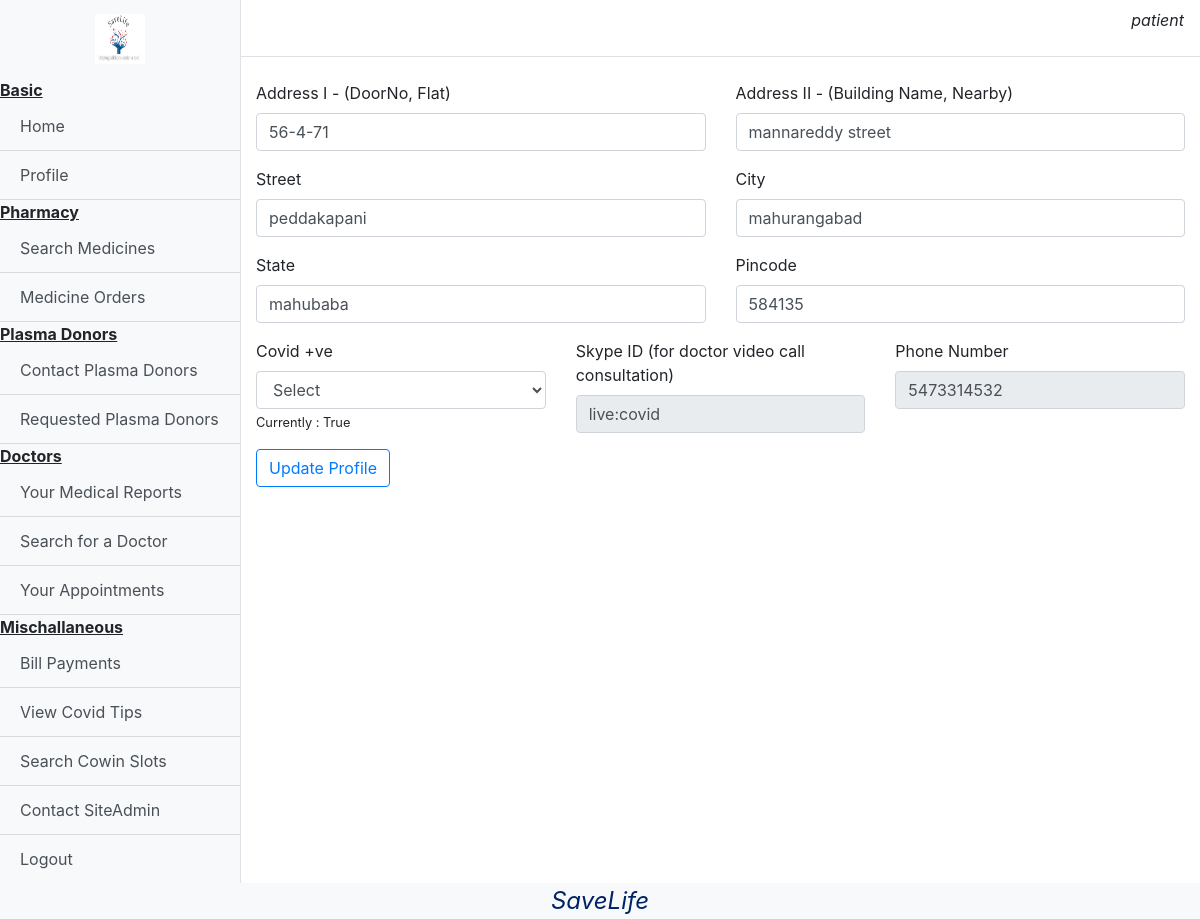
Page /addProfile (signed in) on the committed database.
### base/models.py (models this page shows, shortened)
class User(AbstractUser):
    type = models.CharField(max_length=10,choices=(("Patient","Patient"),("Doctor","Doctor"),("Donor","Donor"),("Pharmacy","Pharmacy")))

class Profile(models.Model):
    user = models.OneToOneField(User,on_delete=models.CASCADE)
    address1 = models.CharField(max_length=1000)
    address2 = models.CharField(max_length=1000)
    street =  models.CharField(max_length=1000)
    city = models.CharField(max_length=1000)
    state = models.CharField(max_length=1000)
    pincode = models.IntegerField()
    covid = models.BooleanField()
    skype = models.CharField(blank=True,max_length=200)
    mobile = models.BigIntegerField(null=True)

### base/views.py (the view, shortened to what this page needs)
# urls.py: path('addProfile',views.addProfile,name="addProfile"),
def addProfile(request):
    obj = Profile.objects.filter(user=request.user)
    if len(obj)==0:
        return render(request,str(request.user.type)+'/'+"addProfile.html")
    else:
        return render(request,str(request.user.type)+'/'+"updateProfile.html")

### templates/Patient/updateProfile.html (shortened to what this page needs)
{%extends "Patient/dashboard.html"%}
{%block content%}
<br>
<form action="/updateProfile" method="POST">
    <div class="row">
        <div class="col-sm">
            <div class="form-group">
                <label for="address1">Address I - (DoorNo, Flat)</label>
                <input type="text" class="form-control" name="address1" id="address1" value="{{request.user.profile.address1}}" required>
            </div>
        </div>
        <div class="col-sm">
            <div class="form-group">
                <label for="address2">Address II - (Building Name, Nearby)</label>
                <input type="text" class="form-control" name="address2" id="address2" value="{{request.user.profile.address2}}" required>
            </div>
        </div>
    </div>
    <div class="row">
        <div class="col-sm">
            <div class="form-group">
                <label for="street">Street</label>
                <input type="text" class="form-control" name="street" id="street" value="{{request.user.profile.street}}" required>
            </div>
        </div>
        <div class="col-sm">
            <div class="form-group">
                <label for="city">City</label>
                <input type="text" class="form-control" name="city" id="city" value="{{request.user.profile.city}}" required>
            </div>
        </div>
    </div>
    <div class="row">
        <div class="col-sm">
            <div class="form-group">
                <label for="state">State</label>
                <input type="text" class="form-control" name="state" id="state" value="{{request.user.profile.state}}" required>
            </div>
        </div>
        <div class="col-sm">
            <div class="form-group">
                <label for="pincode">Pincode</label>
                <input type="number" class="form-control" name="pincode" id="pincode" value="{{request.user.profile.pincode}}" required>
            </div>
        </div>
    </div>
    <div class="row">
        <div class="col-sm">
            <div class="form-group">
                <label for="covid">Covid +ve</label>
                <select name="covid" id="covid" class="form-control">
                    <option value="False">Select</option>
                </select>
                <small>Currently : {{request.user.profile.covid}}</small>
            </div>
        </div>
        <div class="col-sm">
            <div class="form-group">
                <label for="skype">Skype ID (for doctor video call consultation)</label>
                <input type="url" class="form-control" name="skype" id="skype" value="{{request.user.profile.skype}}" disabled>
            </div>
        </div>
        <div class="col-sm">
            <div class="form-group">
                <label for="mobile">Phone Number</label>
                <input type="number" class="form-control" name="mobile" id="mobile" value="{{request.user.profile.mobile}}" disabled>
            </div>
        </div>
    </div>
    <input type="submit" value="Update Profile" class="btn btn-outline-primary">
</form>
{%endblock%}

### templates/Patient/dashboard.html (shortened to what this page needs)
{%load static%}
{% load google_translate %}
<!DOCTYPE html>
<html lang="en">
<head>
    <link rel="stylesheet" href="https://cdn.jsdelivr.net/npm/bootstrap@4.5.3/dist/css/bootstrap.min.css">
    <link rel="stylesheet" href="{% static 'css/dashboard.css' %}">
</head>
<body>
  <div class="d-flex" id="wrapper">
    <div class="bg-light border-right" id="sidebar-wrapper">
      <div class="sidebar-heading"><center><img src="{% static 'images/logo.jpg' %}" width="50px" height="50px"></center></div>
      <div class="list-group list-group-flush">
        <b><u>Basic</u></b>
        <a href="/dashboard" class="list-group-item list-group-item-action bg-light">Home</a>
        <a href="/addProfile" class="list-group-item list-group-item-action bg-light">Profile</a>
        <b><u>Pharmacy</u></b>
        <a href="/patient/searchMedicine" class="list-group-item list-group-item-action bg-light">Search Medicines</a>
        <a href="/patient/yourOrders" class="list-group-item list-group-item-action bg-light">Medicine Orders</a>
        <b><u>Plasma Donors</u></b>
        <a href="/patient/searchDonors" class="list-group-item list-group-item-action bg-light">Contact Plasma Donors</a>
        <a href="/patient/showDonorRequest" class="list-group-item list-group-item-action bg-light">Requested Plasma Donors </a>
        <b><u>Doctors</u></b>
        <a href="/patient/MedicalReport" class="list-group-item list-group-item-action bg-light">Your Medical Reports</a>
        <a href="/patient/viewDoctor" class="list-group-item list-group-item-action bg-light">Search for a Doctor</a>
        <a href="/patient/viewAppointment" class="list-group-item list-group-item-action bg-light">Your Appointments</a>
        <b><u> Mischallaneous</u></b>
        <a href="/patient/yourBill" class="list-group-item list-group-item-action bg-light">Bill Payments</a>
        <a href="/covidTips" class="list-group-item list-group-item-action bg-light">View Covid Tips</a>
        <a href="/cowinSlot" class="list-group-item list-group-item-action bg-light">Search Cowin Slots</a>
        <a href="/contactAdmin" class="list-group-item list-group-item-action bg-light">Contact SiteAdmin</a>
        <a href="/logout" class="list-group-item list-group-item-action bg-light">Logout</a>
      </div>
    </div>
    <div id="page-content-wrapper">
      <nav class="navbar navbar-expand-lg navbar-light bg-transparent border-bottom">
        <button class="btn btn-link" id="menu-toggle"></button>
        <p class="justify-content-end ml-auto" style="font-style: oblique;">{% google_translate type='vertical' language='en' %} {{request.user.username}}</p>
      </nav>
      <div class="container-fluid">
            {%block content%}
            {%endblock%}
      </div>
    </div>
  </div>
  <div class="footer obq bg-light">
    SaveLife
</div>
</body>
</html>

### static/css/dashboard.css (style rules this page uses)
#wrapper { overflow-x: hidden; }
#sidebar-wrapper { min-height: 100vh; margin-left: -15rem; -webkit-transition: margin .25s ease-out; -moz-transition: margin .25s ease-out; -o-transition: margin .25s ease-out; transition: margin .25s ease-out; }
.footer { font-weight: 400; font-size: 1.3em; left: 0; bottom: 0; width: 100%; color: #002366; text-align: center; }
#sidebar-wrapper .sidebar-heading { padding: 0.875rem 1.25rem; font-size: 1.2rem; }
#sidebar-wrapper .list-group { width: 15rem; }
#page-content-wrapper { min-width: 100vw; }
@media (min-width: 768px) { #sidebar-wrapper { margin-left: 0; } }
@media (min-width: 768px) { #page-content-wrapper { min-width: 0; width: 100%; } }
.obq { font-style: oblique; font-size: 1.5em; text-align:center; }

### rows in the picture
User: user.username "patient", address1 "56-4-71", address2 "mannareddy street", street "peddakapani", city "mahurangabad", state "mahubaba", pincode "584135", user.profile.covid "True", skype "live:covid", mobile "5473314532"
